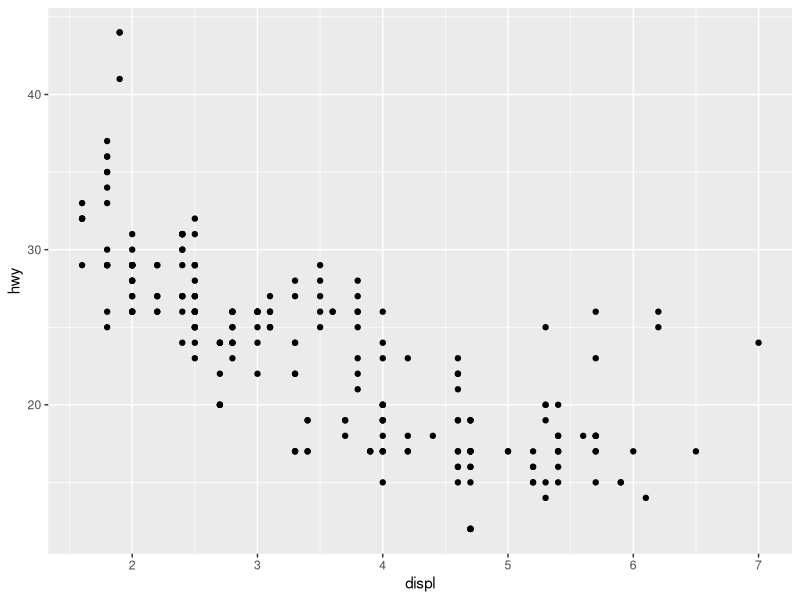
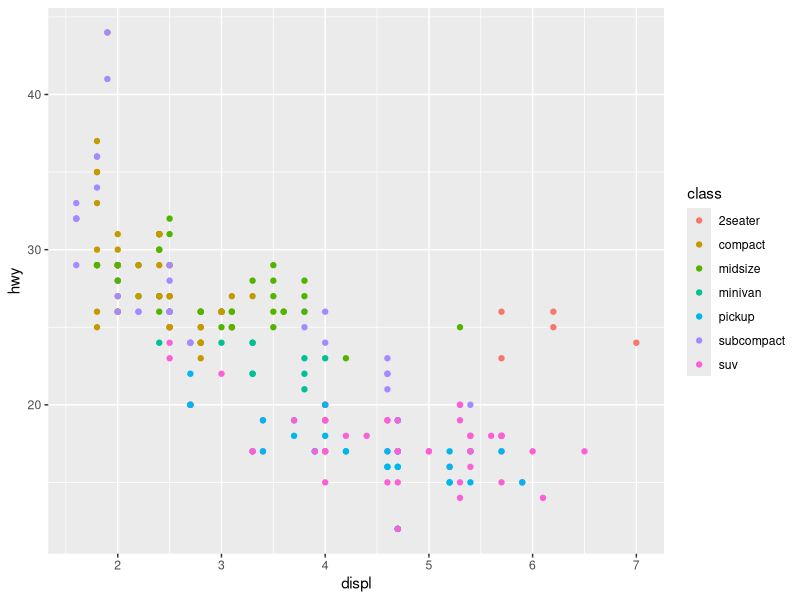
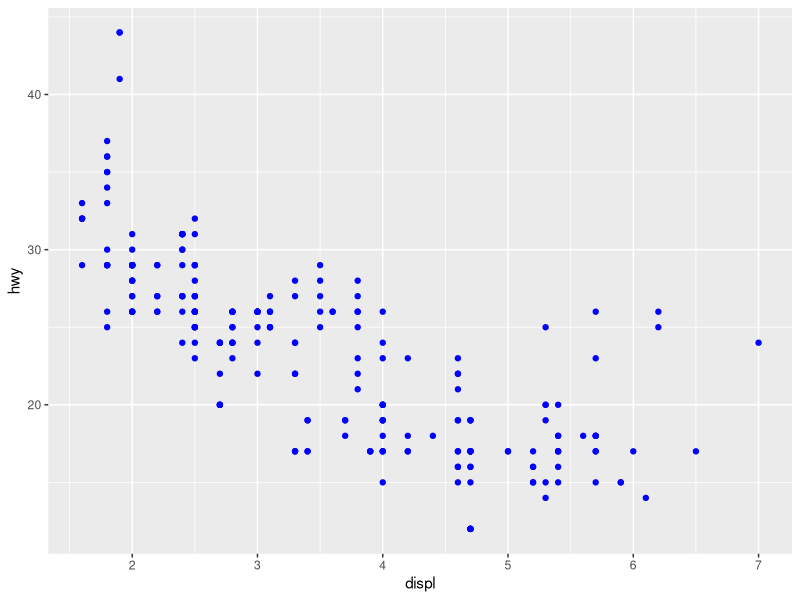
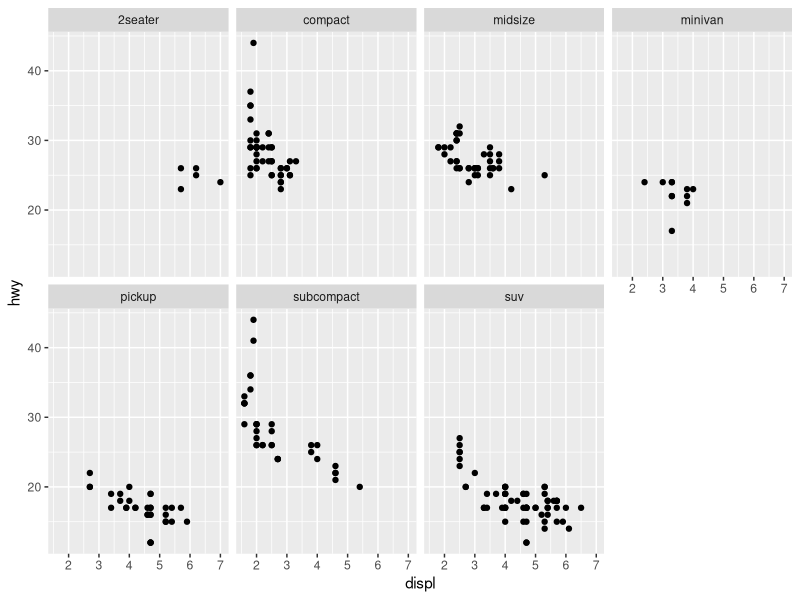
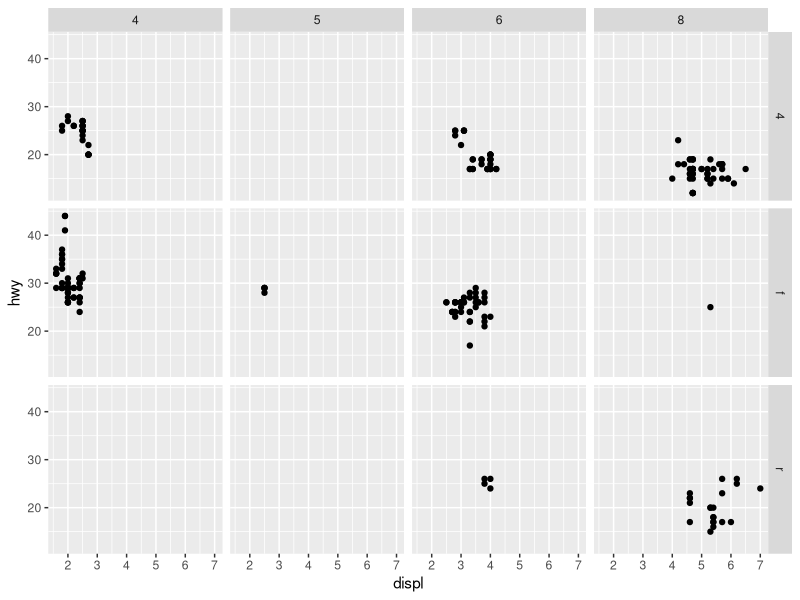
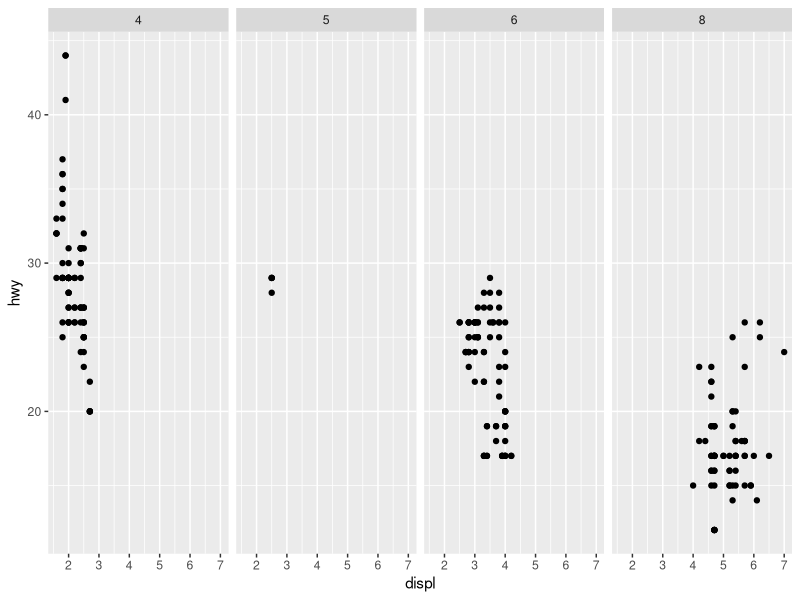
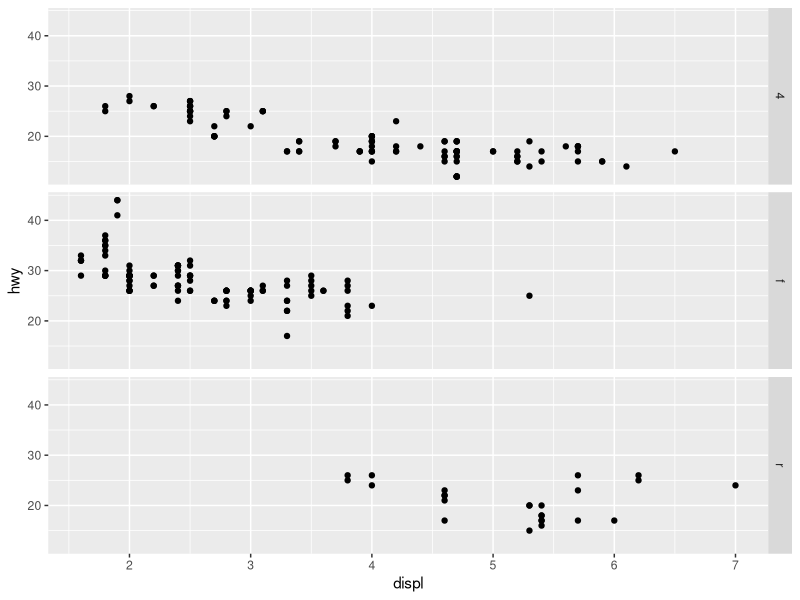
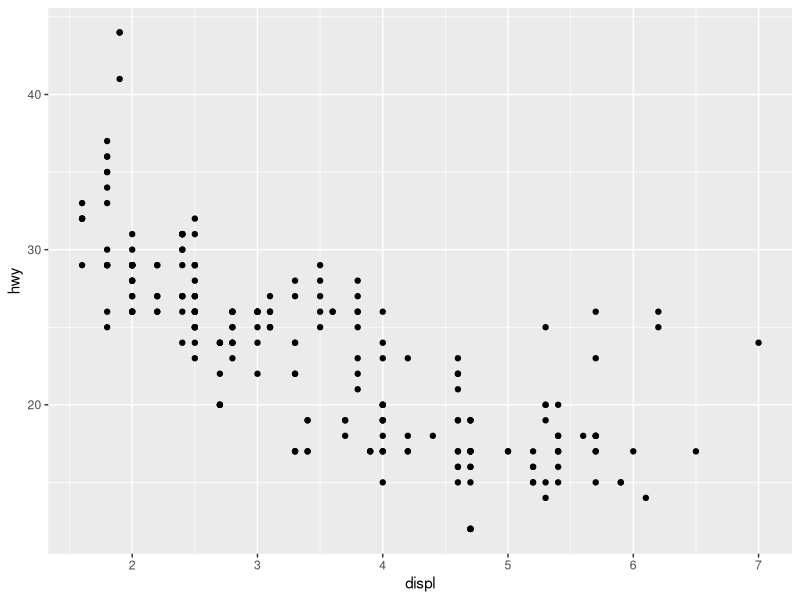

Generate these figures, in order, with R:
## ---- chunk 1
knitr::opts_chunk$set(echo = TRUE)
## ---- chunk 2
library(tidyverse)
## ---- chunk 3
head(mpg)
ggplot(data = mpg)+
  geom_point(mapping = aes(x = displ, y = hwy)) # create scatterplot
# graphing template
# ggplot(data = <DATA>) +
#   <GEOM_FUNCTION>(mapping = aes(<MAPPINGS>))
## ---- chunk 4
# scaling: To map an aesthetic to a variable, associate the name of the aesthetic to the name of the variable inside aes(). ggplot2 will automatically assign a unique level of the aesthetic (here a unique color, size) to each unique value of the variable
ggplot(data = mpg)+
  geom_point(mapping = aes(x = displ, y = hwy, color = class)) #color
# geom_point(mapping = aes(x = displ, y = hwy, size = class))  #size
# geom_point(mapping = aes(x = displ, y = hwy, alpha = class)) #alpha 透明度
# geom_point(mapping = aes(x = displ, y = hwy, shape = class)) #shape, only 6 types of shape

# set the aesthetic properties
ggplot(data = mpg) +
      geom_point(mapping = aes(x = displ, y = hwy), color = "blue")
## ---- chunk 5
ggplot( data = mpg)+
  geom_point(mapping = aes(x = displ, y = hwy))+
  facet_wrap(~ class, nrow = 2)
#nrow：此选项指定了分面布局中的行数。例如，nrow = 2意味着分面布局将有两行面板。
#ncol：此选项指定了分面布局中的列数。例如，ncol = 3意味着分面布局将有三列面板。
#scales：定义是否为每个面板使用相同的坐标轴尺度或为每个面板使用不同的尺度。
#shrink：是否缩小面板以适应输出设备。
#labeller：用于控制如何显示分面标签的函数。
#as.table：控制面板的布局顺序。
#drop：是否删除没有数据的面板。

# only 2 variables
 ggplot(data = mpg) +
      geom_point(mapping = aes(x = displ, y = hwy)) +
      facet_grid(drv ~ cyl)
 #空单元格表示drv和cyl的某些组合在数据中不存在
 
  ggplot(data = mpg) +
      geom_point(mapping = aes(x = displ, y = hwy)) +
      facet_grid(. ~ cyl)
  
   ggplot(data = mpg) +
      geom_point(mapping = aes(x = displ, y = hwy)) +
      facet_grid(drv ~ .)
 
## ---- chunk 6
# scatterplot
ggplot(data = mpg) +
      geom_point(mapping = aes(x = displ, y = hwy))

# loess
ggplot(data = mpg) +
      geom_smooth(mapping = aes(x = displ, y = hwy))

# different linetype by group
ggplot(data = mpg) +
      geom_smooth(mapping = aes(x = displ, y = hwy, linetype = drv))

# different lines and color by group
ggplot(data = mpg) +
      geom_smooth(mapping = aes(x = displ, y = hwy, group = drv, color = drv))

# different color by group
ggplot(data = mpg) +
  geom_smooth(
    mapping = aes(x = displ, y = hwy, color = drv),
    show.legend = T)

# multiple geoms in same plot
ggplot(data = mpg)+
  geom_point(mapping = aes(x = displ, y = hwy))+
  geom_smooth(mapping = aes(x = displ, y = hwy))

# prefer way for multiple geoms in same plot
ggplot(data = mpg, mapping = aes(x = displ, y = hwy)) +
  geom_point()+
  geom_smooth()

#different aesthetic objects
ggplot(data = mpg, mapping = aes(x = displ, y = hwy)) +
  geom_point(aes(color = class))+
  geom_smooth()

# different data
ggplot(data = mpg, mapping = aes(x = displ, y = hwy)) + 
  geom_point(mapping = aes(color = class)) + 
  geom_smooth(
    data = filter(mpg, class == "subcompact"), 
    se = FALSE) #se - stander error
## ---- chunk 7
ggplot(data = diamonds)+
  geom_bar(mapping = aes(x=cut))

ggplot(data = diamonds) +
      stat_count(mapping = aes(x = cut))

ggplot(data = diamonds) + 
  geom_bar(mapping = aes(x = cut, 
                         y = after_stat(prop), #这表示y轴显示的是每个cut级别的比例，而不是计数
                         group = 1)) #确保所有的条形的高度之和为1（或100%）

ggplot(data = diamonds) + 
  stat_summary(
    mapping = aes(x = cut, y = depth),
    fun.min = min,
    fun.max = max,
    fun = median
  )
## ---- chunk 8
ggplot(data = diamonds)+
  geom_bar(mapping = aes(x = cut, color = cut)) #边框颜色

ggplot(data = diamonds) +
      geom_bar(mapping = aes(x = cut, fill = cut)) #填充颜色

#每个条形都是堆起来的 垒起来的
ggplot(data = diamonds) +
      geom_bar(mapping = aes(x = cut, fill = clarity))

#每个条形是重叠的
#position = "identity"
#条形会直接绘制在它们在数据中的实际位置上。
#如果有多个条形共享同一个位置（例如，同一个x值），它们会重叠，而不是堆叠或并排。
ggplot(
  data = diamonds,
  mapping = aes(x = cut, fill = clarity))+
  geom_bar(alpha = 1/5, position = "identity")

ggplot(
  data = diamonds,
  mapping = aes(x = cut, color = clarity))+
geom_bar(fill = NA, position = "identity")

#position = "fill"
#条形会堆叠在一起，就像使用默认的position = "stack"一样。
#但与"stack"不同的是，"fill"会对每个堆叠的条形进行归一化，使得每个堆叠的总高度都是1或100%
ggplot(data = diamonds) +
  geom_bar(
    mapping = aes(x = cut, fill = clarity),
    position = "fill")

#position = "dodge"
#这意味着条形会并排放置，而不是堆叠
ggplot(data = diamonds) +
  geom_bar(mapping = aes(x = cut, fill = clarity), position = "dodge")

#position = "jitter"
#每个点的位置会稍微随机地偏移一点，这样即使多个点有相同或非常接近的x和y值，它们也不会完全重叠
#如果您有一个数据集，其中很多点都有相同或非常接近的值，那么直接绘制散点图可能会导致很多点重叠，使得很难看到每个点。在这种情况下，使用position = "jitter"可以帮助提高图形的可读性
ggplot(data = mpg) +
  geom_point(
    mapping = aes(x = displ, y = hwy),
    position = "jitter")

#geom_jitter()：它为散点图中的点添加了一定量的随机偏移，以避免点的重叠。这对于有大量重叠点的数据集特别有用。
#geom_count()：它也用于处理重叠的点，但它的方法是通过改变点的大小来表示每个位置上的点的数量。换句话说，它会计算每个位置上的点的数量，并使用大小不同的点来表示这些数量
ggplot(data = mpg, mapping = aes(x = cty, y = hwy)) +
  geom_jitter() #width = 0.2, height = 0.2

ggplot(data = mpg, mapping = aes(x = cty, y = hwy)) +
  geom_count()
## ---- chunk 9
# coord_flip() switches the x- and y-axes
ggplot(data = mpg, mapping = aes(x = class, y = hwy)) +
  geom_boxplot()
ggplot(data = mpg, mapping = aes(x = class, y = hwy)) +
  geom_boxplot() +
  coord_flip()

nz <- map_data("nz")
ggplot(nz, aes(long, #表示经度 x轴
               lat, #表示维度 x轴
               group = group)) + #这是一个特殊的映射，用于指示哪些点应该被连接在一起或被视为一个组。在绘制地图的多边形时，它确保每个地理区域的边界被正确地绘制
  #geom_polygon()用于绘制多边形
  geom_polygon(fill = "white", color = "black")

#coord_quickmap() 
ggplot(nz, aes(long, lat, group = group)) +
  geom_polygon(fill = "white", color = "black") +
  coord_quickmap()
#coord_quickmap()。这个函数调整了纵横比，使得地图更加准确地表示新西兰的形状。这是因为地球是一个球体，所以在二维地图上直接绘制经纬度可能会导致扭曲。coord_quickmap()提供了一个快速的方法来调整这种扭曲，尤其是对于较小的地区。

#cood_polar() - polar coordinates.
#Coxcomb图或玫瑰图
bar <- ggplot(data = diamonds) +
geom_bar(mapping = aes(x = cut, fill = cut), show.legend = FALSE,width = 1)+ #确保条形之间没有间隙
theme(aspect.ratio = 1) + #确保图的宽度和高度相等
labs(x = NULL, y = NULL)
bar + coord_flip()
bar + coord_polar()

#labs()
#labs(title = "汽车的重量与每加仑英里数的关系", x = "每加仑英里数", y = "汽车重量")
#labs(title = "汽车的重量与每加仑英里数的关系", subtitle = "基于mtcars数据集", caption = "数据来源：R内置数据集")
## ---- chunk 10
#ggplot(data = <DATA>) +
#  <GEOM_FUNCTION>(
#    mapping = aes(<MAPPINGS>),
#    stat = <STAT>,
#    position = <POSITION>
#)+ 
#<COORDINATE_FUNCTION> + 
#<FACET_FUNCTION>
